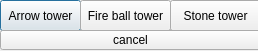
<?xml version="1.0" encoding="UTF-8"?>
<ui version="4.0">
 <class>TowerChoice</class>
 <widget class="QDialog" name="TowerChoice">
  <property name="geometry">
   <rect>
    <x>0</x>
    <y>0</y>
    <width>258</width>
    <height>51</height>
   </rect>
  </property>
  <property name="windowTitle">
   <string>Dialog</string>
  </property>
  <widget class="QPushButton" name="pushButton">
   <property name="geometry">
    <rect>
     <x>0</x>
     <y>0</y>
     <width>81</width>
     <height>31</height>
    </rect>
   </property>
   <property name="text">
    <string>Arrow tower</string>
   </property>
  </widget>
  <widget class="QPushButton" name="pushButton_2">
   <property name="geometry">
    <rect>
     <x>80</x>
     <y>0</y>
     <width>91</width>
     <height>31</height>
    </rect>
   </property>
   <property name="text">
    <string>Fire ball tower</string>
   </property>
  </widget>
  <widget class="QPushButton" name="pushButton_3">
   <property name="geometry">
    <rect>
     <x>170</x>
     <y>0</y>
     <width>91</width>
     <height>31</height>
    </rect>
   </property>
   <property name="text">
    <string>Stone tower</string>
   </property>
  </widget>
  <widget class="QPushButton" name="pushButton_4">
   <property name="geometry">
    <rect>
     <x>0</x>
     <y>30</y>
     <width>261</width>
     <height>20</height>
    </rect>
   </property>
   <property name="text">
    <string>cancel</string>
   </property>
  </widget>
 </widget>
 <resources/>
 <connections/>
</ui>
